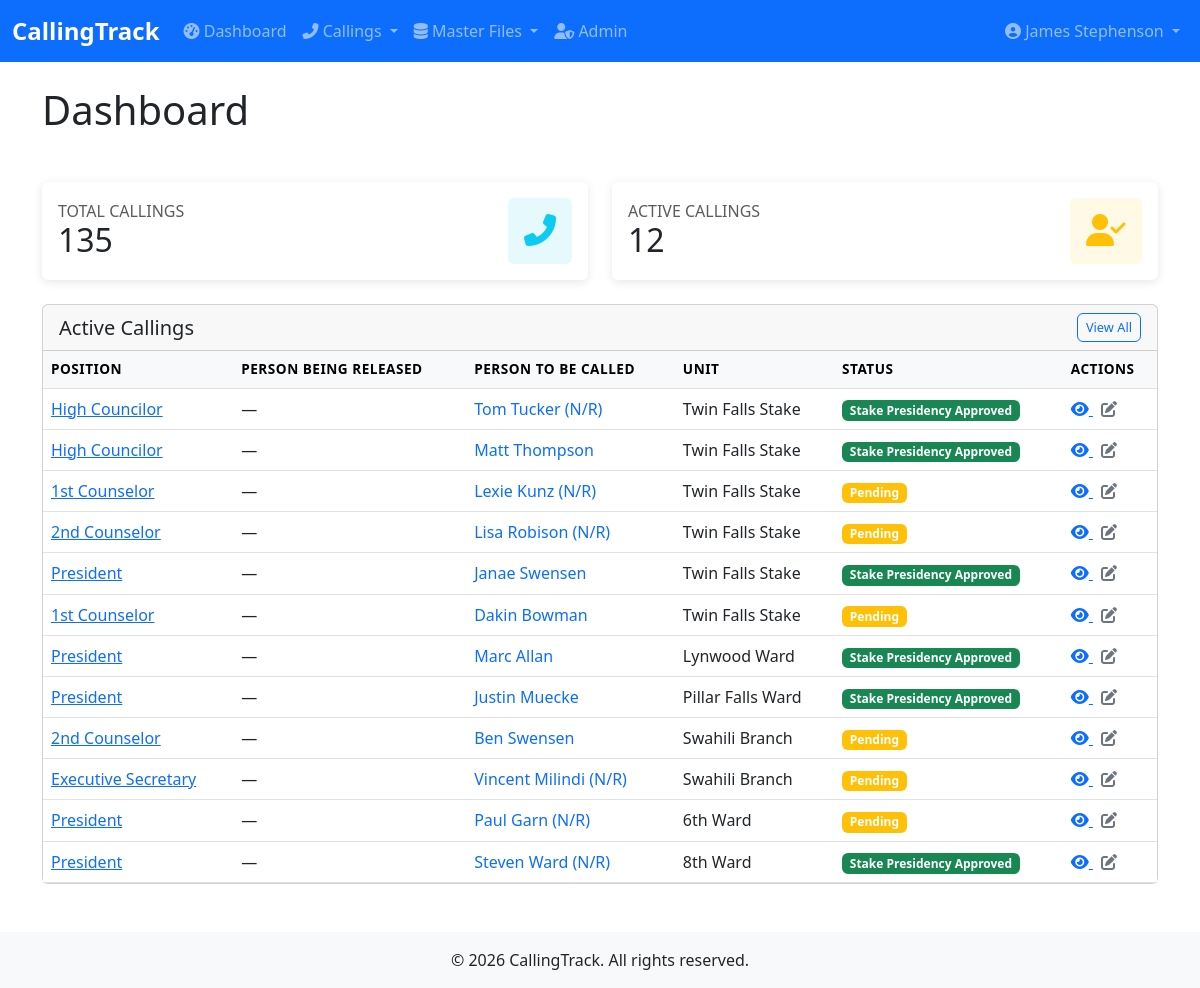
Screenshot of / (signed in) with the database file from the repository.
### accounts/models.py (models this page shows, shortened)
class User(AbstractUser):
    email = models.EmailField(_('email address'), unique=True)
    phone = models.CharField(_('phone number'), max_length=20, blank=True)
    class Meta:
        verbose_name = _('user')
        verbose_name_plural = _('users')

### callings/models.py (models this page shows, shortened)
class Calling(models.Model):
    STATUS_CHOICES = [
        ('PENDING', 'Pending'),
        ('APPROVED', 'Stake Presidency Approved'),
        ('HC_APPROVED', 'High Council Approved'),
        ('ON_HOLD', 'On Hold'),
        ('CALLED', 'Called'),
        ('LCR_UPDATED', 'LCR Updated'),
    ]
    unit = models.ForeignKey(Unit, on_delete=models.CASCADE, related_name='callings')
    organization = models.ForeignKey(Organization, on_delete=models.PROTECT, related_name='callings')
    position = models.ForeignKey(Position, on_delete=models.PROTECT, related_name='callings')
    name = models.CharField(max_length=200, blank=True, null=True)
    status = models.CharField(max_length=12, choices=STATUS_CHOICES, default='PENDING')
    is_active = models.BooleanField(default=True, help_text="Whether this calling is currently active")
    date_called = models.DateField(null=True, blank=True, default=None, help_text="Date when the calling was issued")
    date_sustained = models.DateField(null=True, blank=True, help_text="Date when the calling was sustained")
    date_set_apart = models.DateField(null=True, blank=True, help_text="Date when the member was set apart")
    date_released = models.DateField(null=True, blank=True, help_text="Date when the calling was released")
    called_by = models.CharField(
        max_length=200,
        blank=True,
        null=True,
        help_text="Name of person who extended the calling"
    )
    released_by = models.CharField(
        max_length=200,
        blank=True,
        null=True,
        help_text="Name of person who released the calling"
    )
    proposed_replacement = models.CharField(
        max_length=200,
        blank=True,
        null=True,
        help_text="Name of the proposed replacement for this calling"
    )
    home_unit = models.ForeignKey(
        Unit,
        on_delete=models.SET_NULL,
        blank=True,
        null=True,
        related_name='home_members',
        help_text="Home unit of the person (may differ from calling unit)"
    )
    presidency_approved = models.DateField(
        null=True,
        blank=True,
        help_text="Date when the presidency approved the calling"
    )
    hc_approved = models.DateField(
        null=True,
        blank=True,
        help_text="Date when the high council approved the calling"
    )
    bishop_consulted_by = models.CharField(
        max_length=200,
        blank=True,
        null=True,
        help_text="Name of bishop who was consulted for the calling"
    )
    lcr_updated = models.BooleanField(
        default=False,
        help_text="Whether this calling has been synced with LCR"
    )
    notes = models.TextField(
        blank=True,
        null=True,
        help_text="Additional notes about the calling"
    )
    release_notes = models.TextField(
        blank=True,
        null=True,
        help_text="Notes about the release of this calling"
    )
    created_at = models.DateTimeField(auto_now_add=True)
    updated_at = models.DateTimeField(auto_now=True)
    class Meta:
        ordering = ['-date_called']
        verbose_name_plural = 'Callings'
        indexes = [
            models.Index(fields=['status', '-date_called'], name='calling_status_date_idx'),
            models.Index(fields=['unit', 'status'], name='calling_unit_status_idx'),
            models.Index(fields=['organization', 'status'], name='calling_org_status_idx'),
            models.Index(fields=['is_active', 'status'], name='calling_active_status_idx'),
            models.Index(fields=['date_released'], name='calling_released_idx'),
            models.Index(fields=['lcr_updated'], name='calling_lcr_idx'),
        ]
    def get_display_name(self):
        if self.name:
            if not self.date_released:
                return f"{self.name} (N/R)"
            return self.name
        return self.name
    def get_absolute_url(self):
        return reverse('callings:calling-detail', kwargs={'pk': self.pk})
    def get_status_badge_class(self):
        status_map = {
            'PENDING': 'warning',
            'APPROVED': 'success',
            'IN_PROGRESS': 'primary',
            'COMPLETED': 'success',
            'CANCELLED': 'danger',
            'ON_HOLD': 'warning',
            'LCR_UPDATED': 'info',
        }
        return status_map.get(self.status, 'secondary')

class Position(models.Model):
    title = models.CharField(max_length=100, unique=True)
    description = models.TextField(blank=True, null=True, help_text="Description of the position's responsibilities")
    is_leadership = models.BooleanField(default=False, help_text="Whether this is a leadership position")
    is_active = models.BooleanField(default=True, help_text="Whether this position is currently active")
    requires_setting_apart = models.BooleanField(
        default=False,
        help_text="Whether this position requires the member to be set apart"
    )
    display_order = models.PositiveSmallIntegerField(
        default=0,
        help_text="Order in which positions should be displayed (lower numbers first)"
    )
    created_at = models.DateTimeField(auto_now_add=True)
    updated_at = models.DateTimeField(auto_now=True)
    class Meta:
        ordering = ['display_order', 'title']

class Unit(models.Model):
    UNIT_TYPES = [
        ('WARD', 'Ward'),
        ('BRANCH', 'Branch'),
        ('STAKE', 'Stake'),
    ]
    name = models.CharField(max_length=100)
    unit_type = models.CharField(max_length=10, choices=UNIT_TYPES)
    parent_unit = models.ForeignKey('self', on_delete=models.SET_NULL, null=True, blank=True, related_name='child_units')
    meeting_time = models.TimeField(null=True, blank=True, help_text="Regular meeting time for this unit")
    location = models.CharField(max_length=200, blank=True, help_text="Physical location of the unit")
    is_active = models.BooleanField(default=True, help_text="Whether this unit is currently active")
    sort_order = models.PositiveSmallIntegerField(
        default=0,
        help_text="Order in which units should be displayed (lower numbers first)"
    )
    created_at = models.DateTimeField(auto_now_add=True)
    updated_at = models.DateTimeField(auto_now=True)
    class Meta:
        ordering = ['sort_order', 'name']

### callings/views.py (the view)
# urls.py: path('', callings_views.dashboard, name='dashboard'),
@login_required
def dashboard(request):
    from django.apps import apps
    context = {
        'title': 'Dashboard',
    }
    active_callings_queryset = Calling.objects.exclude(
        status__in=['COMPLETED', 'LCR_UPDATED', 'CANCELLED']
    ).select_related('position', 'unit', 'organization')
    if hasattr(request.user, 'units'):
        active_callings_queryset = active_callings_queryset.filter(unit__in=request.user.units.all())
    context['total_units'] = Unit.objects.count()
    context['total_callings'] = Calling.objects.count()
    context['active_callings_count'] = active_callings_queryset.count()
    context['active_callings'] = active_callings_queryset.order_by(
        'unit__sort_order', 'unit__name', 'organization__name', 'position__title'
    )[:15]
    context['calling_status_stats'] = (
        Calling.objects.values('status')
        .annotate(count=Count('status'))
        .order_by('-count')
    )
    context['calling_status_data'] = list(Calling.objects.values('status')
        .annotate(count=Count('id')))
    if 'callings.CallingHistory' in [model._meta.label for model in apps.get_models()]:
        from .models import CallingHistory
        context['recent_activities'] = (
            CallingHistory.objects
            .select_related('calling', 'changed_by')
            .order_by('-changed_at')[:10]
        )
    return render(request, 'callings/dashboard.html', context)

### callings/templates/callings/dashboard.html (shortened to what this page needs)
{% extends 'callings/base.html' %}
{% load humanize %}
{% block content %}
<div class="row mb-4">
    <div class="col-12">
        <h1 class="mb-4">Dashboard</h1>
    </div>
</div>
<div class="row g-4 mb-4">
    <div class="col-md-6">
        <a href="{% url 'callings:calling-list' %}" class="text-decoration-none">
            <div class="card stat-card h-100">
                <div class="card-body">
                    <div class="d-flex justify-content-between align-items-center">
                        <div>
                            <h6 class="text-uppercase text-muted mb-0">Total Callings</h6>
                            <h2 class="mb-0">{{ total_callings|intcomma }}</h2>
                        </div>
                        <div class="bg-info bg-opacity-10 p-3 rounded">
                            <i class="fas fa-phone-alt fa-2x text-info"></i>
                        </div>
                    </div>
                </div>
            </div>
        </a>
    </div>
    <div class="col-md-6">
        <a href="{% url 'callings:calling-list' %}?status=active" class="text-decoration-none">
            <div class="card stat-card h-100">
                <div class="card-body">
                    <div class="d-flex justify-content-between align-items-center">
                        <div>
                            <h6 class="text-uppercase text-muted mb-0">Active Callings</h6>
                            <h2 class="mb-0">{{ active_callings_count|intcomma }}</h2>
                        </div>
                        <div class="bg-warning bg-opacity-10 p-3 rounded">
                            <i class="fas fa-user-check fa-2x text-warning"></i>
                        </div>
                    </div>
                </div>
            </div>
        </a>
    </div>
</div>
<div class="row g-4">
    <div class="col-12">
        <div class="card">
            <div class="card-header d-flex justify-content-between align-items-center">
                <h5 class="mb-0">Active Callings</h5>
                <a href="{% url 'callings:calling-list' %}?status=active" class="btn btn-sm btn-outline-primary">View All</a>
            </div>
            <div class="card-body p-0">
                <div class="table-responsive">
                    <table class="table table-hover mb-0">
                        <thead class="table-light">
                            <tr>
                                <th>Position</th>
                                <th>Person Being Released</th>
                                <th>Person to be Called</th>
                                <th>Unit</th>
                                <th>Status</th>
                                <th>Actions</th>
                            </tr>
                        </thead>
                        <tbody>
                            {% for calling in active_callings %}
                            <tr>
                                <td>
                                    <a href="{% url 'callings:position-detail' calling.position.id %}">
                                        {{ calling.position.title }}
                                    </a>
                                </td>
                                <td>{{ calling.prior_holder|default:"—" }}</td>
                                <td>
                                    <a href="{% url 'callings:calling-update' calling.id %}" class="text-decoration-none">
                                        {{ calling.get_display_name|default:"—" }}
                                    </a>
                                </td>
                                <td>{{ calling.unit.name }}</td>
                                <td>
                                    <span class="badge bg-{{ calling.get_status_badge_class }}">
                                        {{ calling.get_status_display }}
                                    </span>
                                </td>
                                <td>
                                    <a href="{{ calling.get_absolute_url }}" class="text-primary me-2"
                                       data-bs-toggle="tooltip" title="View">
                                        <i class="fas fa-eye"></i>
                                    </a>
                                    <a href="{% url 'callings:calling-update' calling.pk %}" class="text-secondary"
                                       data-bs-toggle="tooltip" title="Edit">
                                        <i class="fas fa-edit"></i>
                                    </a>
                                </td>
                            </tr>
                            {% endfor %}
                        </tbody>
                    </table>
                </div>
            </div>
        </div>
    </div>
</div>
{% endblock %}

### callings/templates/callings/base.html (shortened to what this page needs)
<!DOCTYPE html>
{% load static %}
<html lang="en">
<head>
    <link href="https://cdn.jsdelivr.net/npm/bootstrap@5.3.0/dist/css/bootstrap.min.css" rel="stylesheet">
    <link rel="stylesheet" href="https://cdnjs.cloudflare.com/ajax/libs/font-awesome/6.4.0/css/all.min.css">
    <link rel="stylesheet" href="{% static 'css/styles.css' %}">
</head>
<body>
    <nav class="navbar navbar-expand-lg navbar-dark bg-primary">
        <div class="container-fluid">
            <a class="navbar-brand" href="{% url 'dashboard' %}">CallingTrack</a>
            <div class="collapse navbar-collapse" id="navbarNav">
                <ul class="navbar-nav me-auto">
                    <li class="nav-item">
                        <a class="nav-link" href="{% url 'dashboard' %}"><i class="fas fa-tachometer-alt"></i> Dashboard</a>
                    </li>
                    <li class="nav-item dropdown">
                        <a class="nav-link dropdown-toggle" href="#" id="callingsDropdown" role="button" data-bs-toggle="dropdown">
                            <i class="fas fa-phone-alt"></i> Callings
                        </a>
                    </li>
                    <li class="nav-item dropdown">
                        <a class="nav-link dropdown-toggle" href="#" id="masterFilesDropdown" role="button" data-bs-toggle="dropdown">
                            <i class="fas fa-database"></i> Master Files
                        </a>
                    </li>
                    {% if user.is_superuser %}
                    <li class="nav-item">
                        <a class="nav-link" href="/admin/" target="_blank"><i class="fas fa-user-shield"></i> Admin</a>
                    </li>
                    {% endif %}
                </ul>
                <ul class="navbar-nav">
                    {% if user.is_authenticated %}
                    <li class="nav-item dropdown">
                        <a class="nav-link dropdown-toggle" href="#" id="userDropdown" role="button" data-bs-toggle="dropdown">
                            <i class="fas fa-user-circle"></i> {{ user.get_full_name|default:user.username }}
                        </a>
                    </li>
                    {% else %}
                    <li class="nav-item">
                        <a class="nav-link" href="{% url 'login' %}"><i class="fas fa-sign-in-alt"></i> Login</a>
                    </li>
                    {% endif %}
                </ul>
            </div>
        </div>
    </nav>
    <main class="container mt-4">
        {% block content %}{% endblock %}
    </main>
    <footer class="bg-light mt-5 py-3">
        <div class="container text-center">
            <p class="mb-0">&copy; {% now "Y" %} CallingTrack. All rights reserved.</p>
        </div>
    </footer>
</body>
</html>

### static/css/styles.css (style rules this page uses)
body { font-family: 'Segoe UI', Tahoma, Geneva, Verdana, sans-serif; }
.navbar-brand { font-weight: bold; font-size: 1.5rem; }
.stat-card { border: none; box-shadow: 0 2px 10px rgba(0,0,0,0.1); transition: transform 0.2s ease-in-out, box-shadow 0.2s ease-in-out; }
.table th { border-top: none; font-weight: 600; text-transform: uppercase; font-size: 0.85rem; letter-spacing: 0.5px; }
.btn { border-radius: 0.375rem; font-weight: 500; }
.btn-sm { font-size: 0.8rem; }

### callings/templates/callings/dashboard.html (style rules this page uses)
.stat-card { transition: transform 0.2s ease-in-out, box-shadow 0.2s ease-in-out; }

### rows the page displays
User: get_full_name "James Stephenson"
Calling: position "High Councilor", prior_holder "—", get_display_name "Tom Tucker (N/R)", unit.name "Twin Falls Stake", status "Stake Presidency Approved"
Calling: position "High Councilor", prior_holder "—", get_display_name "Matt Thompson", unit.name "Twin Falls Stake", status "Stake Presidency Approved"
Calling: position "1st Counselor", prior_holder "—", get_display_name "Lexie Kunz (N/R)", unit.name "Twin Falls Stake", status "Pending"
Calling: position "2nd Counselor", prior_holder "—", get_display_name "Lisa Robison (N/R)", unit.name "Twin Falls Stake", status "Pending"
Calling: position "President", prior_holder "—", get_display_name "Janae Swensen", unit.name "Twin Falls Stake", status "Stake Presidency Approved"
Calling: position "1st Counselor", prior_holder "—", get_display_name "Dakin Bowman", unit.name "Twin Falls Stake", status "Pending"
Calling: position "President", prior_holder "—", get_display_name "Marc Allan", unit.name "Lynwood Ward", status "Stake Presidency Approved"
Calling: position "President", prior_holder "—", get_display_name "Justin Muecke", unit.name "Pillar Falls Ward", status "Stake Presidency Approved"
Calling: position "2nd Counselor", prior_holder "—", get_display_name "Ben Swensen", unit.name "Swahili Branch", status "Pending"
Calling: position "Executive Secretary", prior_holder "—", get_display_name "Vincent Milindi (N/R)", unit.name "Swahili Branch", status "Pending"
Calling: position "President", prior_holder "—", get_display_name "Paul Garn (N/R)", unit.name "6th Ward", status "Pending"
Calling: position "President", prior_holder "—", get_display_name "Steven Ward (N/R)", unit.name "8th Ward", status "Stake Presidency Approved"

### other values shown
{{ total_callings|intcomma }} "135"
{{ active_callings_count|intcomma }} "12"
